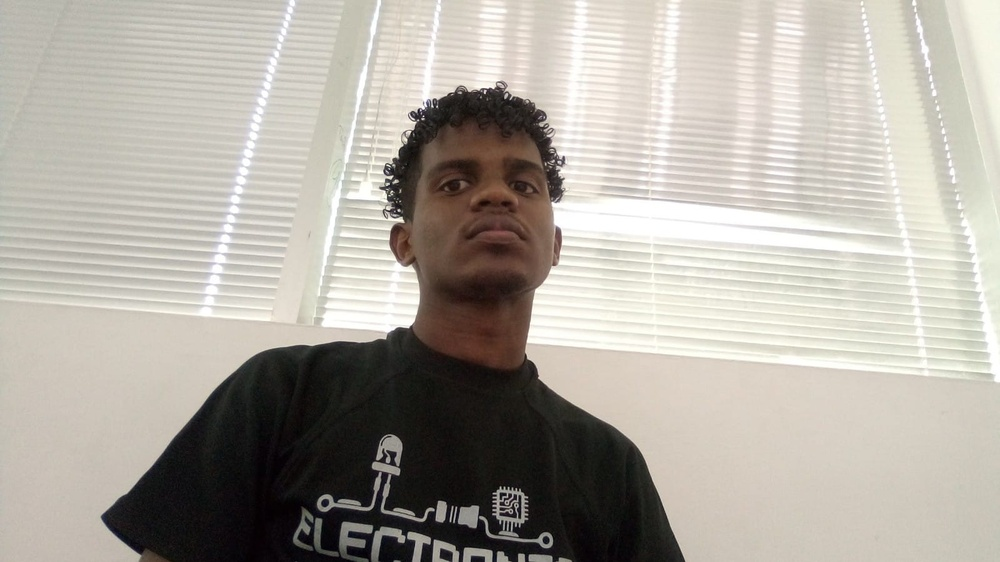
#> input picture temp/photos/d0e245d0-70fa-4daf-88a1-08c7640cda9b.jpeg, 1000 x 562 px, shrunk from 1600 x 900 before the run
$ python transformation.py
#> lines starting #> are read from the running program, lines starting #| are printed output that depends on the picture
import cv2 as cv
import numpy as np

img = cv.imread('photos/d0e245d0-70fa-4daf-88a1-08c7640cda9b.jpeg')
#> img is the input picture: shape (562, 1000, 3); mean B, G, R 161.5, 170.2, 175.4
cv.imshow('Jariel', img)

# Translation
def translate(img, x, y):
#> called with x = 100, y = 100
    transMat = np.float32([[1,0,x],[0,1,y]])
    dimensions = (img.shape[1], img.shape[0])
#> dimensions = (1000, 562)
    return cv.warpAffine(img , transMat, dimensions)
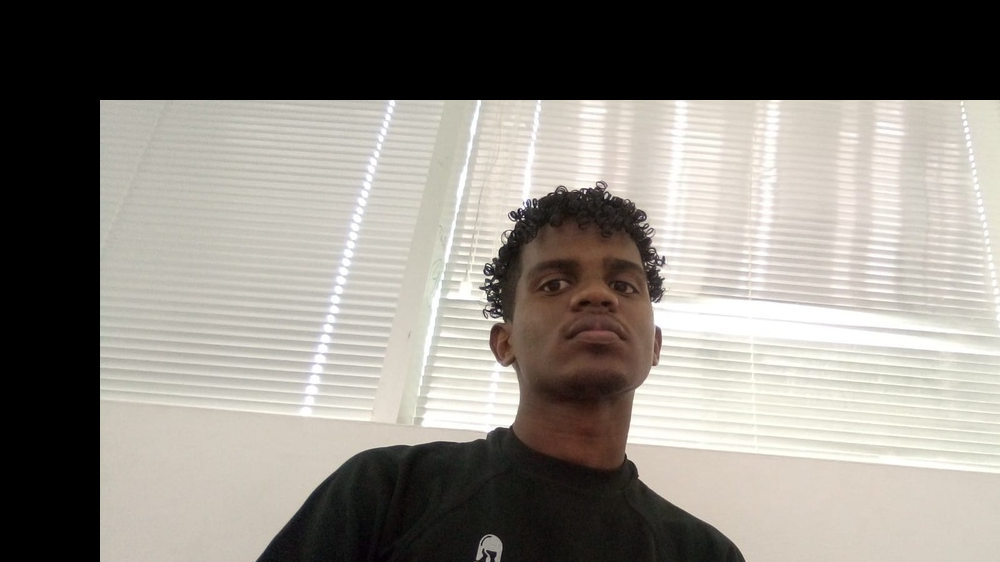
#> returned value: shape (562, 1000, 3); mean of channels 0, 1, 2 126.3, 132.9, 137.2; drawn as B, G, R

translated = translate(img, 100,100)
cv.imshow('translated',translated)

# Rotation
def rotate(img, angle, pivotPoint=None):
#> called with angle = 45
    (height, width) = img.shape[:2]
#> height = 562; width = 1000

    if pivotPoint is None:
        pivotPoint = (height//2, width//2)
#> pivotPoint = (281, 500)

    rotMat = cv.getRotationMatrix2D(pivotPoint, angle, 1.0)
    dimensions = (width, height)
#> dimensions = (1000, 562)

    return cv.warpAffine(img, rotMat, dimensions)
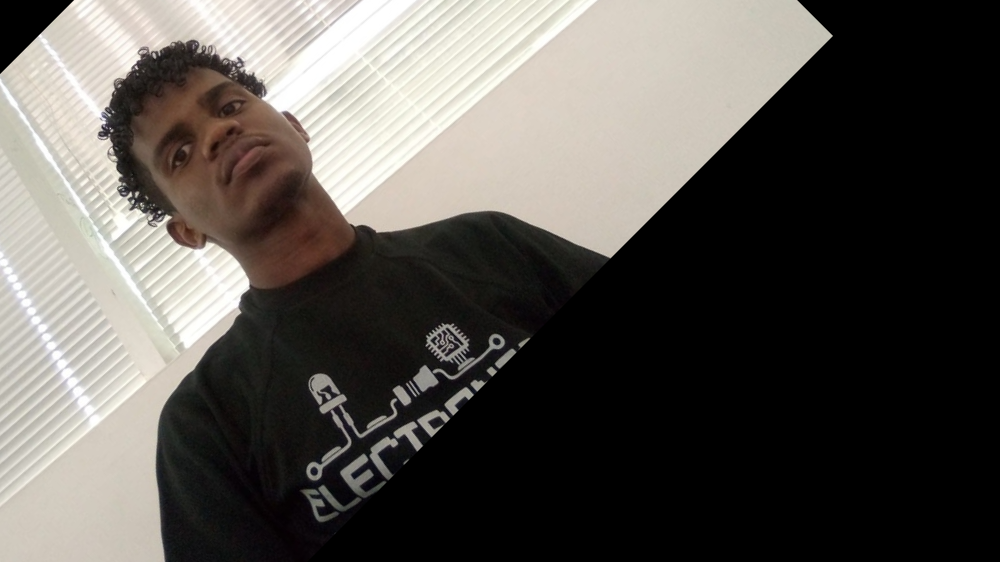
#> returned value: shape (562, 1000, 3); mean of channels 0, 1, 2 80.5, 85.1, 88.7; drawn as B, G, R

rotated = rotate(img, 45)
cv.imshow('Rotated Jari', rotated)

cv.waitKey(0)

$ run again, with temp/photos/14534a40-99a2-49e1-b3b2-a75edca0b07e.jpeg copied over temp/photos/d0e245d0-70fa-4daf-88a1-08c7640cda9b.jpeg
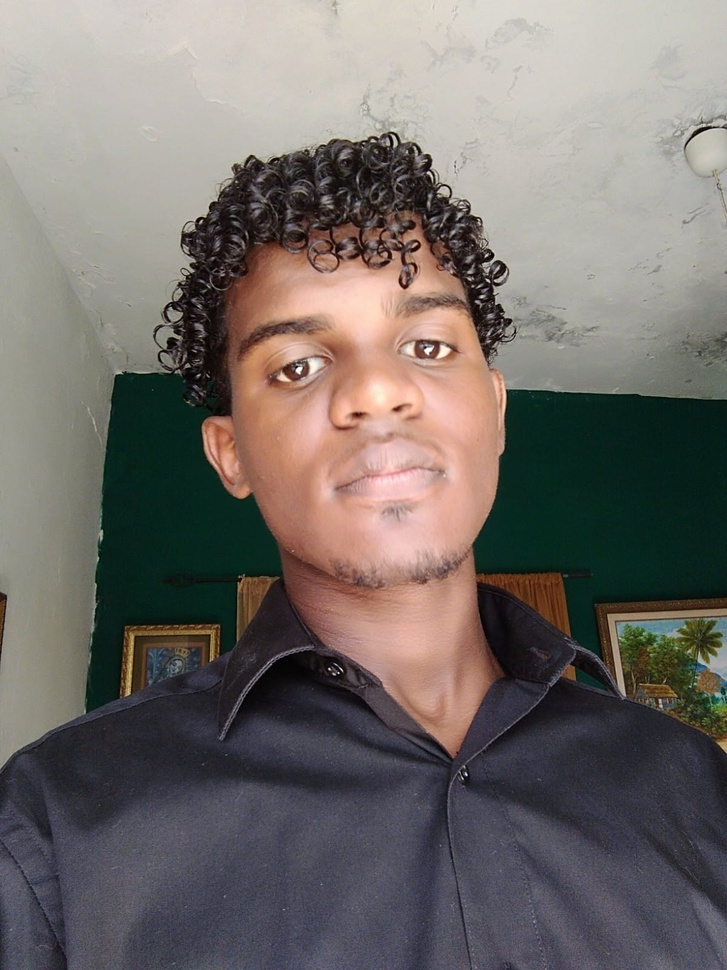
#> input picture temp/photos/14534a40-99a2-49e1-b3b2-a75edca0b07e.jpeg, 727 x 970 px, shrunk from 1200 x 1600 before the run
#> img is the input picture: shape (970, 727, 3); mean B, G, R 105.2, 109.2, 115.2
#> in translate, `return cv.warpAffine(img , transMat, dimensions)`:
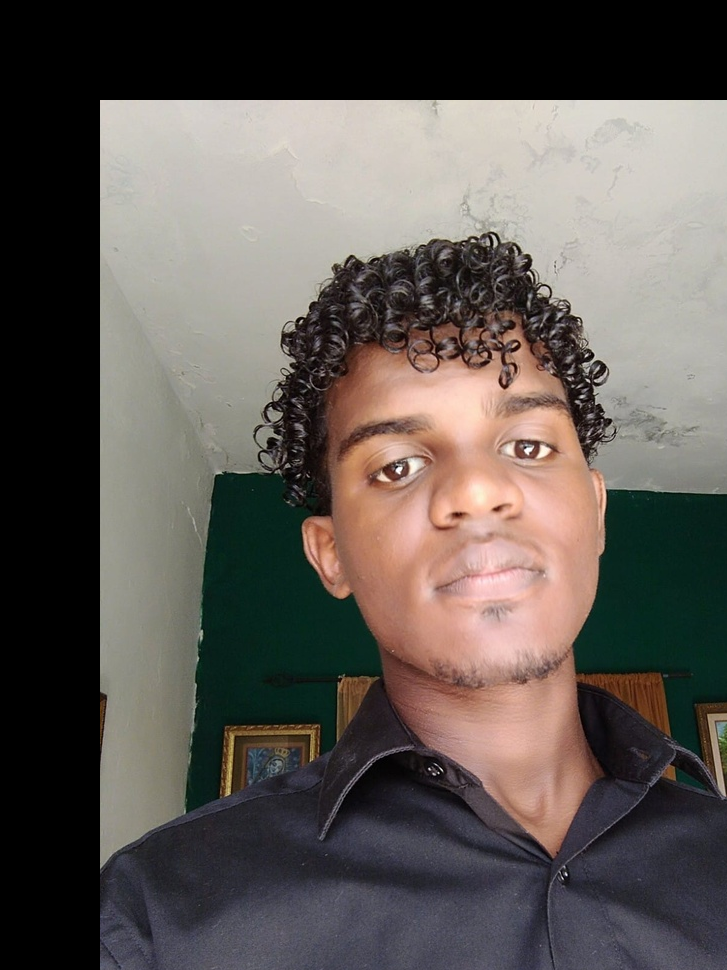
#> returned value: shape (970, 727, 3); mean of channels 0, 1, 2 84, 88.5, 95.2; drawn as B, G, R
#> in rotate, `return cv.warpAffine(img, rotMat, dimensions)`:
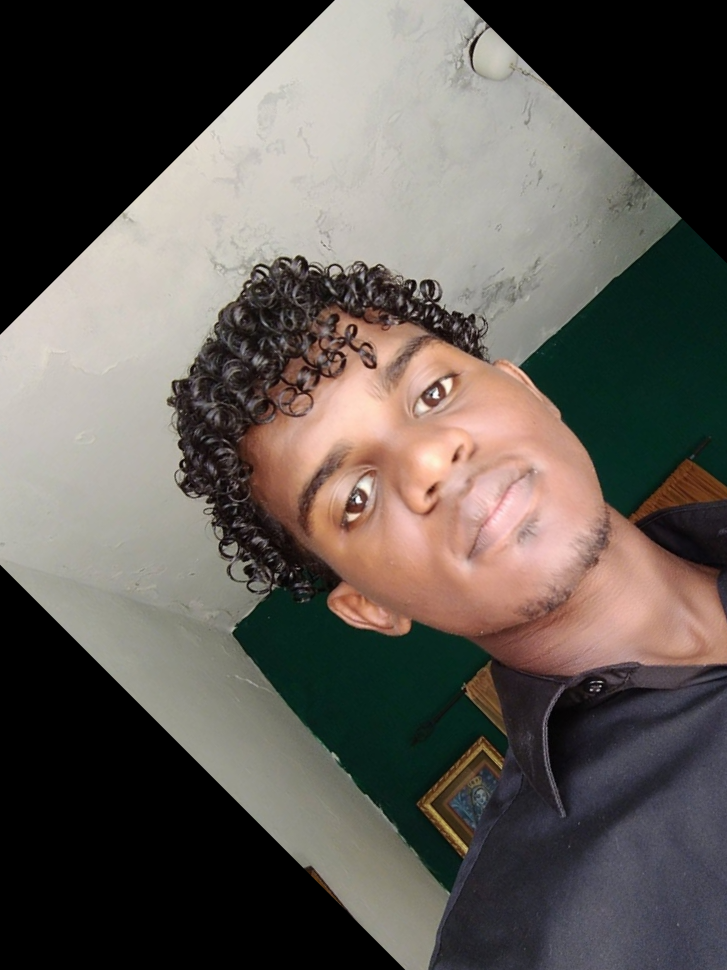
#> returned value: shape (970, 727, 3); mean of channels 0, 1, 2 84.5, 89.9, 96; drawn as B, G, R
